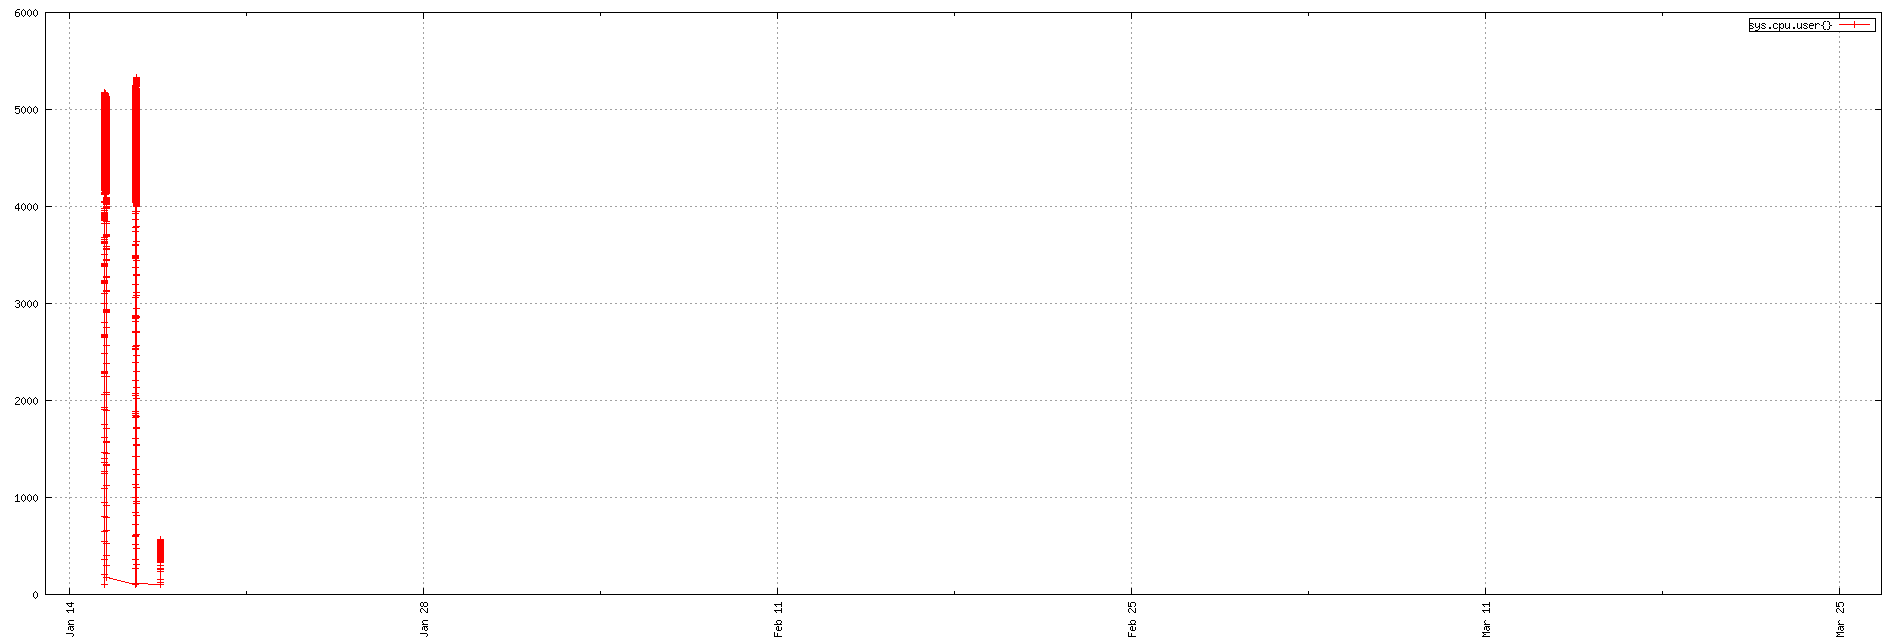

The gnuplot source for this figure:
set term png small size 1900,644
set xdata time
set timefmt "%s"
if (GPVAL_VERSION < 4.6) set xtics rotate; else set xtics rotate right
set output "${TMPDIR-'tmp'}/tsd/8d68a941.png"
set xrange ["1673571600":"1679846537"]
set format x "%b %d"
set grid
set style data linespoint
set key right box
set yrange [0:]
plot  "${TMPDIR-'tmp'}/tsd/8d68a941_0.dat" using 1:2 title "sys.cpu.user{}"
